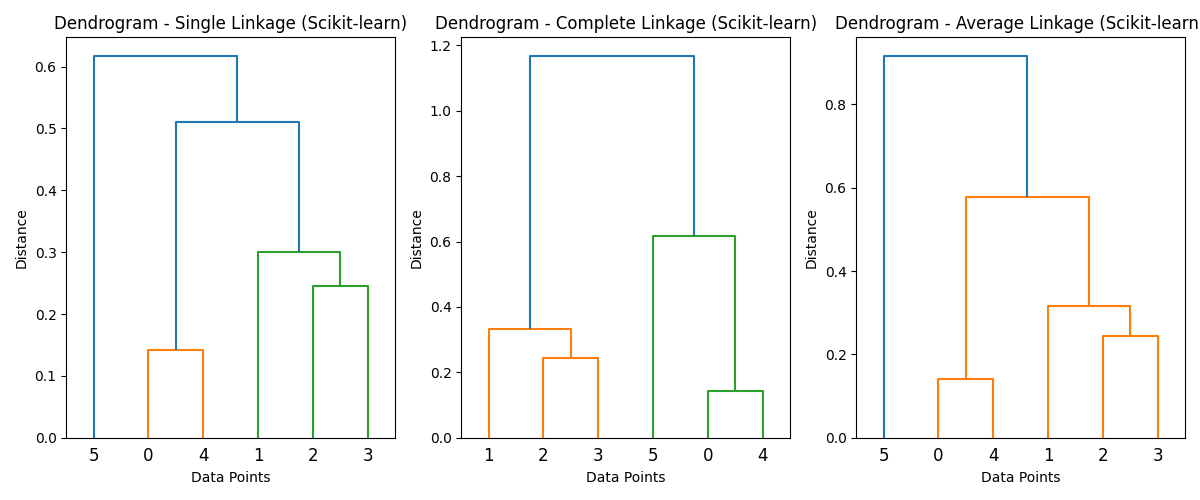

Reproduce this figure in Python.
import numpy as np
import matplotlib.pyplot as plt
from scipy.cluster.hierarchy import dendrogram, linkage
from sklearn.datasets import load_iris
from sklearn.metrics.pairwise import euclidean_distances

iris = load_iris()
data = iris.data[:6]

def proximity_matrix_custom(data):
    n = data.shape[0]
    proximity_matrix = np.zeros((n, n))
    for i in range(n):
        for j in range(i + 1, n):
            proximity_matrix[i, j] = np.linalg.norm(data[i] - data[j])
            proximity_matrix[j, i] = proximity_matrix[i, j]
    return proximity_matrix

def proximity_matrix_sklearn(data):
    proximity_matrix = euclidean_distances(data)
    return proximity_matrix

# Calculate proximity matrices
prox_matrix_custom = proximity_matrix_custom(data)
prox_matrix_sklearn = proximity_matrix_sklearn(data)

print("Proximity matrix without using sk learn")
print(prox_matrix_custom)
print()
print("Proximity matrix with using sk learn")
print(prox_matrix_sklearn)

# Plot dendrograms using scikit-learn's linkage
plt.figure(figsize=(12, 5))

plt.subplot(1, 3, 1)
dendrogram(linkage(prox_matrix_sklearn[np.triu_indices(prox_matrix_sklearn.shape[0], k=1)], method='single'))
plt.title('Dendrogram - Single Linkage (Scikit-learn)')
plt.xlabel('Data Points')
plt.ylabel('Distance')

plt.subplot(1, 3, 2)
dendrogram(linkage(prox_matrix_sklearn[np.triu_indices(prox_matrix_sklearn.shape[0], k=1)], method='complete'))
plt.title('Dendrogram - Complete Linkage (Scikit-learn)')
plt.xlabel('Data Points')
plt.ylabel('Distance')

plt.subplot(1, 3, 3)
dendrogram(linkage(prox_matrix_sklearn[np.triu_indices(prox_matrix_sklearn.shape[0], k=1)], method='average'))
plt.title('Dendrogram - Average Linkage (Scikit-learn)')
plt.xlabel('Data Points')
plt.ylabel('Distance')

plt.tight_layout()
plt.show()

"""
Output:
Proximity matrix without using sk learn
[[0.         0.53851648 0.50990195 0.64807407 0.14142136 0.6164414 ] 
 [0.53851648 0.         0.3        0.33166248 0.60827625 1.09087121] 
 [0.50990195 0.3        0.         0.24494897 0.50990195 1.08627805] 
 [0.64807407 0.33166248 0.24494897 0.         0.64807407 1.16619038] 
 [0.14142136 0.60827625 0.50990195 0.64807407 0.         0.6164414 ] 
 [0.6164414  1.09087121 1.08627805 1.16619038 0.6164414  0.        ]]

Proximity matrix with using sk learn
[[0.         0.53851648 0.50990195 0.64807407 0.14142136 0.6164414 ]
 [0.53851648 0.         0.3        0.33166248 0.60827625 1.09087121]
 [0.50990195 0.3        0.         0.24494897 0.50990195 1.08627805]
 [0.64807407 0.33166248 0.24494897 0.         0.64807407 1.16619038]
 [0.14142136 0.60827625 0.50990195 0.64807407 0.         0.6164414 ]
 [0.6164414  1.09087121 1.08627805 1.16619038 0.6164414  0.        ]]
"""
